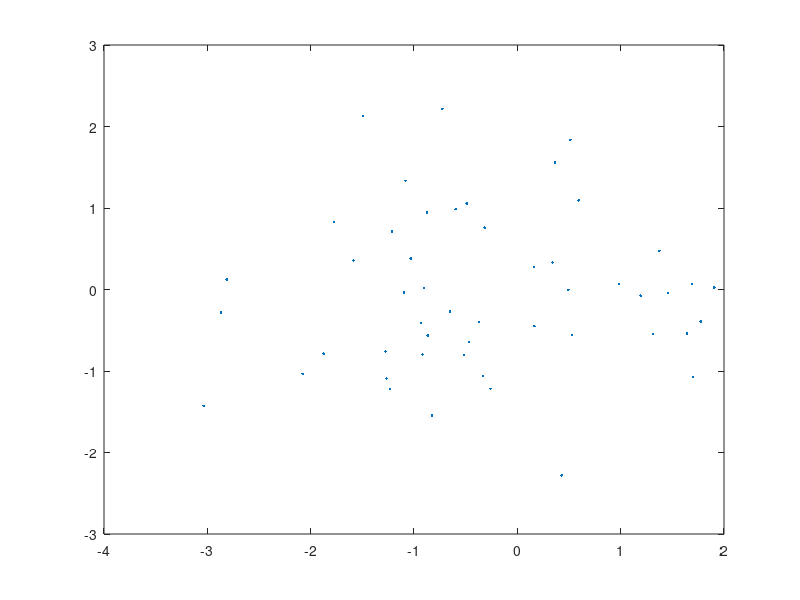

The MATLAB script that drew this image:
close all; clear all; clc

figure
plot(randn(1,50),randn(1,50),'.')

% create parent menu
cmenu = uicontextmenu;

% create first category "actions" 
category_actions = uimenu(cmenu,'Label','actions');
action_1 = uimenu(category_actions,'Label','action 1');
action_2 = uimenu(category_actions,'Label','action 2');
action_3 = uimenu(category_actions,'Label','action 3');

% create second category "process"
category_process = uimenu(cmenu,'Label','processes');
process_1 = uimenu(category_process,'Label','process 1');
process_2 = uimenu(category_process,'Label','process 2');

set(gcf,'UIContextMenu',cmenu)





